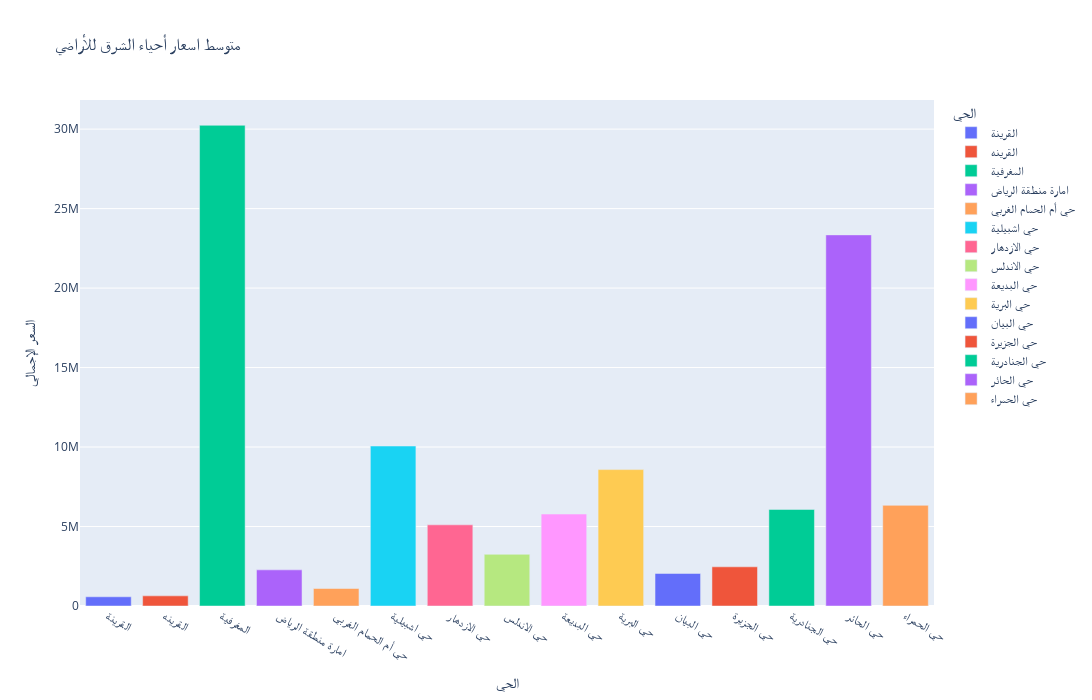

The cell this chart's notebook holds for it:
### Code cell
import plotly.express as px


l = ['غير معروف', 'غرب الرياض', 'جنوب الرياض' , '  شمال الرياض']

li = [col.strip() for col in l]


df_filtered = df[~df["المنطقة"].isin(li)]

average_price_by_region = df_filtered.groupby("الحي")["السعر الإجمالي"].mean().reset_index()


fig = px.bar(
    average_price_by_region.head(15),
    x='الحي',
    y='السعر الإجمالي',
    title="    متوسط اسعار أحياء الشرق للأراضي",
    color='الحي',
    width=2000,
    height=700
)


fig.show()

### Figure 1 — Plotly figure (JSON) as saved in the notebook; plotly's stock layout.template omitted (floating-point values rounded to 4 significant figures)
{"data": [{"alignmentgroup": "True", "hovertemplate": "الحي=%{x}<br>السعر الإجمالي=%{y}<extra></extra>", "legendgroup": "القرينة", "marker": {"color": "#636efa", "pattern": {"shape": ""}}, "name": "القرينة", "offsetgroup": "القرينة", "orientation": "v", "showlegend": true, "textposition": "auto", "type": "bar", "x": ["القرينة"], "xaxis": "x", "y": [579600], "yaxis": "y"}, {"alignmentgroup": "True", "hovertemplate": "الحي=%{x}<br>السعر الإجمالي=%{y}<extra></extra>", "legendgroup": "القرينه", "marker": {"color": "#EF553B", "pattern": {"shape": ""}}, "name": "القرينه", "offsetgroup": "القرينه", "orientation": "v", "showlegend": true, "textposition": "auto", "type": "bar", "x": ["القرينه"], "xaxis": "x", "y": [637875], "yaxis": "y"}, {"alignmentgroup": "True", "hovertemplate": "الحي=%{x}<br>السعر الإجمالي=%{y}<extra></extra>", "legendgroup": "المغرفية", "marker": {"color": "#00cc96", "pattern": {"shape": ""}}, "name": "المغرفية", "offsetgroup": "المغرفية", "orientation": "v", "showlegend": true, "textposition": "auto", "type": "bar", "x": ["المغرفية"], "xaxis": "x", "y": [30240000], "yaxis": "y"}, {"alignmentgroup": "True", "hovertemplate": "الحي=%{x}<br>السعر الإجمالي=%{y}<extra></extra>", "legendgroup": "امارة منطقة الرياض", "marker": {"color": "#ab63fa", "pattern": {"shape": ""}}, "name": "امارة منطقة الرياض", "offsetgroup": "امارة منطقة الرياض", "orientation": "v", "showlegend": true, "textposition": "auto", "type": "bar", "x": ["امارة منطقة الرياض"], "xaxis": "x", "y": [2273160], "yaxis": "y"}, {"alignmentgroup": "True", "hovertemplate": "الحي=%{x}<br>السعر الإجمالي=%{y}<extra></extra>", "legendgroup": "حي أم الحمام الغربي", "marker": {"color": "#FFA15A", "pattern": {"shape": ""}}, "name": "حي أم الحمام الغربي", "offsetgroup": "حي أم الحمام الغربي", "orientation": "v", "showlegend": true, "textposition": "auto", "type": "bar", "x": ["حي أم الحمام الغربي"], "xaxis": "x", "y": [1100000.0], "yaxis": "y"}, {"alignmentgroup": "True", "hovertemplate": "الحي=%{x}<br>السعر الإجمالي=%{y}<extra></extra>", "legendgroup": "حي اشبيلية", "marker": {"color": "#19d3f3", "pattern": {"shape": ""}}, "name": "حي اشبيلية", "offsetgroup": "حي اشبيلية", "orientation": "v", "showlegend": true, "textposition": "auto", "type": "bar", "x": ["حي اشبيلية"], "xaxis": "x", "y": [10060000.0], "yaxis": "y"}, {"alignmentgroup": "True", "hovertemplate": "الحي=%{x}<br>السعر الإجمالي=%{y}<extra></extra>", "legendgroup": "حي الازدهار", "marker": {"color": "#FF6692", "pattern": {"shape": ""}}, "name": "حي الازدهار", "offsetgroup": "حي الازدهار", "orientation": "v", "showlegend": true, "textposition": "auto", "type": "bar", "x": ["حي الازدهار"], "xaxis": "x", "y": [5106443], "yaxis": "y"}, {"alignmentgroup": "True", "hovertemplate": "الحي=%{x}<br>السعر الإجمالي=%{y}<extra></extra>", "legendgroup": "حي الاندلس", "marker": {"color": "#B6E880", "pattern": {"shape": ""}}, "name": "حي الاندلس", "offsetgroup": "حي الاندلس", "orientation": "v", "showlegend": true, "textposition": "auto", "type": "bar", "x": ["حي الاندلس"], "xaxis": "x", "y": [3251000.0], "yaxis": "y"}, {"alignmentgroup": "True", "hovertemplate": "الحي=%{x}<br>السعر الإجمالي=%{y}<extra></extra>", "legendgroup": "حي البديعة", "marker": {"color": "#FF97FF", "pattern": {"shape": ""}}, "name": "حي البديعة", "offsetgroup": "حي البديعة", "orientation": "v", "showlegend": true, "textposition": "auto", "type": "bar", "x": ["حي البديعة"], "xaxis": "x", "y": [5783000.0], "yaxis": "y"}, {"alignmentgroup": "True", "hovertemplate": "الحي=%{x}<br>السعر الإجمالي=%{y}<extra></extra>", "legendgroup": "حي البرية", "marker": {"color": "#FECB52", "pattern": {"shape": ""}}, "name": "حي البرية", "offsetgroup": "حي البرية", "orientation": "v", "showlegend": true, "textposition": "auto", "type": "bar", "x": ["حي البرية"], "xaxis": "x", "y": [8580391], "yaxis": "y"}, {"alignmentgroup": "True", "hovertemplate": "الحي=%{x}<br>السعر الإجمالي=%{y}<extra></extra>", "legendgroup": "حي البيان", "marker": {"color": "#636efa", "pattern": {"shape": ""}}, "name": "حي البيان", "offsetgroup": "حي البيان", "orientation": "v", "showlegend": true, "textposition": "auto", "type": "bar", "x": ["حي البيان"], "xaxis": "x", "y": [2047000.0], "yaxis": "y"}, {"alignmentgroup": "True", "hovertemplate": "الحي=%{x}<br>السعر الإجمالي=%{y}<extra></extra>", "legendgroup": "حي الجزيرة", "marker": {"color": "#EF553B", "pattern": {"shape": ""}}, "name": "حي الجزيرة", "offsetgroup": "حي الجزيرة", "orientation": "v", "showlegend": true, "textposition": "auto", "type": "bar", "x": ["حي الجزيرة"], "xaxis": "x", "y": [2465000], "yaxis": "y"}, {"alignmentgroup": "True", "hovertemplate": "الحي=%{x}<br>السعر الإجمالي=%{y}<extra></extra>", "legendgroup": "حي الجنادرية", "marker": {"color": "#00cc96", "pattern": {"shape": ""}}, "name": "حي الجنادرية", "offsetgroup": "حي الجنادرية", "orientation": "v", "showlegend": true, "textposition": "auto", "type": "bar", "x": ["حي الجنادرية"], "xaxis": "x", "y": [6073000.0], "yaxis": "y"}, {"alignmentgroup": "True", "hovertemplate": "الحي=%{x}<br>السعر الإجمالي=%{y}<extra></extra>", "legendgroup": "حي الحائر", "marker": {"color": "#ab63fa", "pattern": {"shape": ""}}, "name": "حي الحائر", "offsetgroup": "حي الحائر", "orientation": "v", "showlegend": true, "textposition": "auto", "type": "bar", "x": ["حي الحائر"], "xaxis": "x", "y": [23350000.0], "yaxis": "y"}, {"alignmentgroup": "True", "hovertemplate": "الحي=%{x}<br>السعر الإجمالي=%{y}<extra></extra>", "legendgroup": "حي الحمراء", "marker": {"color": "#FFA15A", "pattern": {"shape": ""}}, "name": "حي الحمراء", "offsetgroup": "حي الحمراء", "orientation": "v", "showlegend": true, "textposition": "auto", "type": "bar", "x": ["حي الحمراء"], "xaxis": "x", "y": [6330875], "yaxis": "y"}], "layout": {"barmode": "relative", "height": 700, "legend": {"title": {"text": "الحي"}, "tracegroupgap": 0}, "title": {"text": "    متوسط اسعار أحياء الشرق للأراضي"}, "width": 2000, "xaxis": {"anchor": "y", "categoryarray": ["القرينة", "القرينه", "المغرفية", "امارة منطقة الرياض", "حي أم الحمام الغربي", "حي اشبيلية", "حي الازدهار", "حي الاندلس", "حي البديعة", "حي البرية", "حي البيان", "حي الجزيرة", "حي الجنادرية", "حي الحائر", "حي الحمراء"], "categoryorder": "array", "domain": [0, 1], "title": {"text": "الحي"}}, "yaxis": {"anchor": "x", "domain": [0, 1], "title": {"text": "السعر الإجمالي"}}}}
